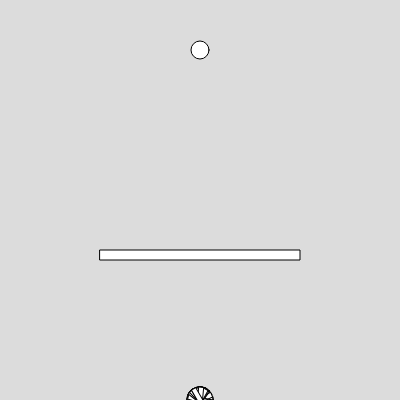
Frame 1 (no input)
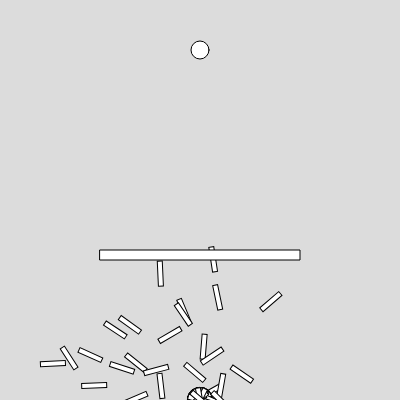
Frame 60 (no input)
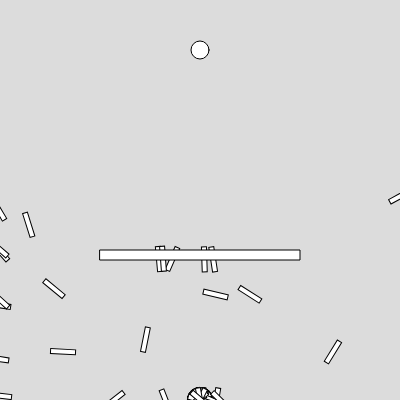
Frame 120 (the mouse pressed at the canvas centre since frame 60)

The p5.js sketch that drew these frames (run headless with seeded random() and noise() and a simulated clock; from frame 60 on, the mouse is pressed at the canvas centre):

// p5.js sketch
// ── sketch.js
let population;
const lifespan = 400;
let count = 0;
let target;
const maxForce = 0.3;

const rx = 100;
const ry = 250;
const rw = 200;
const rh = 10;

function setup() {
	createCanvas(400, 400);
	population = new Population();
	target = createVector(width / 2, 50)
}

function draw() {
	background(220);
	population.run();
	count++;

	let alivePopulation = population.rockets.find(rocket => !rocket.completed && !rocket.crashed)

	if (count == lifespan || !alivePopulation) {
		population.evaluate();
		population.selection();
		count = 0;
	}

	fill(255)
	rect(rx, ry, rw, rh)

	ellipse(target.x, target.y, 18, 18)
}

class Rocket {
	constructor(dna) {
		this.position = createVector(width / 2, height);
		this.velocity = createVector();
		this.accelation = createVector();
		this.completed = false;
		this.crashed = false;
		this.timeLived = 1;
		this.distanceToTarget = Number.MAX_SAFE_INTEGER

		if (dna) {
			this.DNA = dna
		} else {
			this.DNA = new DNA();
		}
		this.fitness = 0;
	}

	applyForce(force) {
		this.accelation.add(force);
	}

	calculateFitness() {
		this.fitness = map(this.distanceToTarget, 0, width, width, 0) * 20;
		if (this.completed) {
			this.fitness *= 10;
			this.fitness /= (this.timeLived / lifespan)

		}
		if (this.crashed) {
			this.fitness /= 3;
			this.fitness *= (this.timeLived / lifespan)
		}
	}

	// apply the velocity and acceleration to the position of the element
	update() {

		const d = dist(this.position.x, this.position.y, target.x, target.y)
		if (d < this.distanceToTarget) this.distanceToTarget = d

		if (d < 10) {
			this.completed = true;
			this.position = target.copy();
		}

		if (this.position.x > rx && this.position.x < rx + rw && this.position.y > ry && this.position.y < ry + rh) {
			this.crashed = true;
		}

		if (this.position.x > width || this.position.x < 0) {
			this.crashed = true;
		}
		if (this.position.y > height || this.position.y < 0) {
			this.crashed = true;
		}

		this.applyForce(this.DNA.genes[count])
		if (!this.completed && !this.crashed) {
			this.velocity.add(this.accelation);
			this.position.add(this.velocity);
			this.accelation.mult(0);
		} else {
			this.timeLived = count;
		}
	}

	show() {
		push();
		translate(this.position.x, this.position.y);
		rotate(this.velocity.heading());
		rectMode(CENTER);
		rect(0, 0, 25, 5);
		pop();
	}

}

class Population {
	constructor() {
		this.rockets = [];
		this.populationSize = 100;
		this.matingPool = [];

		for (let i = 0; i < this.populationSize; i++) {
			this.rockets[i] = new Rocket;
		}
	}

	run() {
		for (let i = 0; i < this.populationSize; i++) {
			this.rockets[i].update();
			this.rockets[i].show();
		}
	}

	evaluate() {

		let maxFitness = 0;
		for (let i = 0; i < this.populationSize; i++) {
			this.rockets[i].calculateFitness();
			if (this.rockets[i].fitness > maxFitness) {
				maxFitness = this.rockets[i].fitness
			}
		}

		for (let i = 0; i < this.populationSize; i++) {
			this.rockets[i].fitness /= maxFitness;
		}

		this.matingPool = [];

		for (let i = 0; i < this.populationSize; i++) {
			const n = this.rockets[i].fitness * 100;
			for (let j = 0; j < n; j++) {
				this.matingPool.push(this.rockets[i])
			}
			this.rockets[i].fitness /= maxFitness;
		}
	}

	selection() {
		let indexA = Math.floor(Math.random() * this.matingPool.length)
		let indexB = Math.floor(Math.random() * this.matingPool.length)

		const newRockets = [];
		for (let i = 0; i < this.rockets.length; i++) {
			let parentA = this.matingPool[indexA].DNA;
			let parentB = this.matingPool[indexB].DNA;
			let child = parentA.crossover(parentB);
			if (this.matingPool[indexA].completed || this.matingPool[indexB].completed) {
				child.mutation(0.005);
			} else {
				child.mutation(0.03);
			}
			newRockets[i] = new Rocket(child)
		}

		this.rockets = newRockets;
	}
}

class DNA {
	constructor(genes) {
		if (genes) {
			this.genes = genes;
		} else {
			this.genes = []
			for (let i = 0; i < lifespan; i++) {
				this.genes[i] = p5.Vector.random2D();
				this.genes[i].setMag(maxForce)
			}
		}
	}

	crossover(partner) {
		const newGenes = [];
		const mid = Math.floor(Math.random() * this.genes.length)
		for (let i = 0; i < this.genes.length; i++) {
			if (i > mid) {
				newGenes[i] = this.genes[i];
			} else {
				newGenes[i] = partner.genes[i];
			}
		}
		return new DNA(newGenes);
	}

	mutation(magnitude = 0.02) {
		for (let i = 0; i < this.genes.length; i++) {
			if (Math.random() < magnitude) {
				this.genes[i] = p5.Vector.random2D();
				this.genes[i].setMag(maxForce)
			}
		}
	}
}
